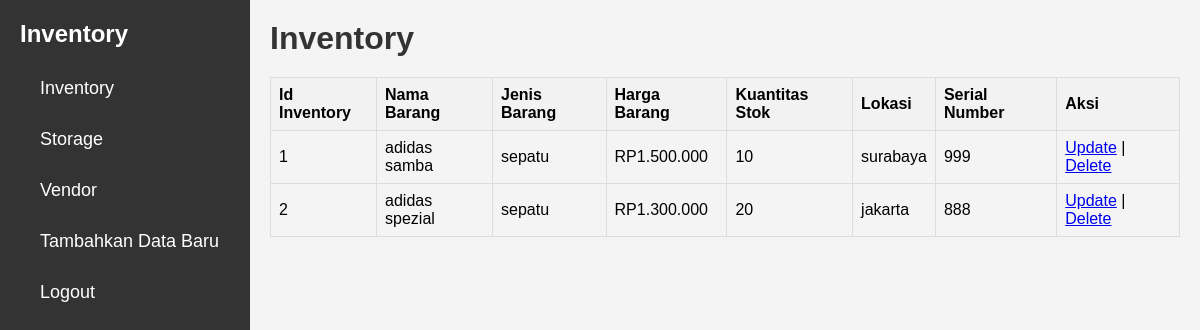
The page /inventory.php on the database its author committed.
### tables this page shows
CREATE TABLE `inventory` (
  `id_inventory` int(20) NOT NULL,
  `nama_barang` varchar(50) NOT NULL,
  `jenis_barang` varchar(50) NOT NULL,
  `harga` varchar(50) NOT NULL,
  `kuantitas_stok` int(20) NOT NULL,
  `lokasi_gudang` varchar(50) NOT NULL,
  `serial_number` int(20) NOT NULL
);

### inventory.php (the view, shortened to what this page needs)
<?php
require_once 'koneksi.php';
$stmt = $conn->prepare("SELECT * FROM inventory");
$stmt->execute();
$inventory = $stmt->get_result();
?>
<!DOCTYPE html>
<html lang="en">
<head>
    <link rel="stylesheet" href="dash.css">
</head>
<body>
    <div class="sidebar">
        <h2>Inventory</h2>
        <ul>
            <li><a href="inventory.php"><i class="fas fa-building"></i> Inventory</a></li>
            <li><a href="storage.php"><i class="fas fa-user-graduate"></i> Storage</a></li>
            <li><a href="vendor.php"><i class="fas fa-book"></i> Vendor</a></li>
            <li><a href="insert_inventory.php"><i class="fas fa-plus"></i> Tambahkan Data Baru</a></li>
            <li><a href="logout.php"><i class="fas fa-book"></i> Logout</a></li>
        </ul>
    </div>
    <div class="main-content">
        <header>
            <h1>Inventory</h1>
        </header>
        <table>
            <thead>
                <tr>
                    <th>Id Inventory</th>
                    <th>Nama Barang</th>
                    <th>Jenis Barang</th>
                    <th>Harga Barang</th>
                    <th>Kuantitas Stok</th>
                    <th>Lokasi</th>
                    <th>Serial Number</th>
                    <th>Aksi</th>
                </tr>
            </thead>
            <tbody>
                <?php
                if ($inventory->num_rows > 0) {
                    while ($row = $inventory->fetch_assoc()) {
                        $kuantitas_stok = $row["kuantitas_stok"];
                        if ($kuantitas_stok < 3) {
                            $class = "low-stock";
                            $message = "Stok menipis!";
                        } else {
                            $class = "";
                            $message = "";
                        }
                        echo "<tr class='$class'>";
                        echo "<td>" . htmlspecialchars($row["id_inventory"]) . "</td>";
                        echo "<td>" . htmlspecialchars($row["nama_barang"]) . "</td>";
                        echo "<td>" . htmlspecialchars($row["jenis_barang"]) . "</td>";
                        echo "<td>" . htmlspecialchars($row["harga"]) . "</td>";
                        echo "<td>" . htmlspecialchars($row["kuantitas_stok"]) . " $message</td>";
                        echo "<td>" . htmlspecialchars($row["lokasi_gudang"]) . "</td>";
                        echo "<td>" . htmlspecialchars($row["serial_number"]) . "</td>";
                        echo "<td>
                            <a href='update_inventory.php?id_inventory=" . $row["id_inventory"] . "'>Update</a> |
                            <a href='delete_inventory.php?id_inventory=" . $row["id_inventory"] . "'>Delete</a>
                        </td>";
                        echo "</tr>";
                    }
                } else {
                    echo "<tr><td colspan='8'>Tidak ada data storage ditemukan</td></tr>";
                }
                ?>
            </tbody>
        </table>
    </div>
</body>
</html>

### dash.css (style rules this page uses)
* { margin: 0; padding: 0; box-sizing: border-box; }
body { font-family: Arial, sans-serif; display: flex; height: 100vh; background-color: #f4f4f4; margin: 0; }
.sidebar { width: 250px; background-color: #333; color: #fff; height: 100%; padding: 20px; position: fixed; top: 0; left: 0; overflow-y: auto; transition: width 0.3s ease; }
.sidebar h2 { margin-bottom: 20px; }
.sidebar ul { list-style: none; }
.sidebar ul li { margin-bottom: 10px; }
.sidebar ul li a { color: #fff; text-decoration: none; font-size: 18px; display: flex; align-items: center; padding: 10px; border-radius: 5px; transition: background-color 0.3s; }
.main-content { margin-left: 250px; padding: 20px; width: calc(100% - 250px); }
header { margin-bottom: 20px; }
header h1 { color: #333; }

### inventory.php (style rules this page uses)
table { width: 100%; border-collapse: collapse; }
table, th, td { border: 1px solid #ddd; }
th, td { padding: 8px; text-align: left; }
th { background-color: #f2f2f2; }

### rows shown on the page
inventory: id_inventory "1", nama_barang "adidas samba", jenis_barang "sepatu", harga "RP1.500.000", kuantitas_stok "10", lokasi_gudang "surabaya", serial_number "999"
inventory: id_inventory "2", nama_barang "adidas spezial", jenis_barang "sepatu", harga "RP1.300.000", kuantitas_stok "20", lokasi_gudang "jakarta", serial_number "888"
